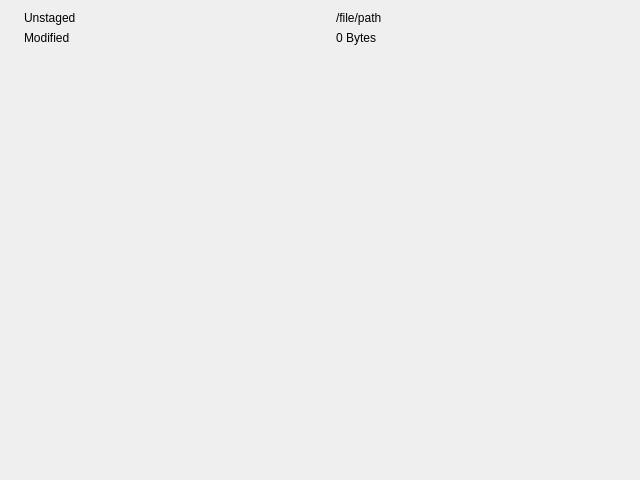
<?xml version="1.0" encoding="UTF-8"?>
<ui version="4.0">
 <class>FileStatusWidget</class>
 <widget class="QWidget" name="FileStatusWidget">
  <property name="geometry">
   <rect>
    <x>0</x>
    <y>0</y>
    <width>640</width>
    <height>480</height>
   </rect>
  </property>
  <property name="windowTitle">
   <string>Form</string>
  </property>
  <layout class="QGridLayout" name="gridLayout">
   <item row="0" column="0">
    <widget class="QLabel" name="stageIconLabel">
     <property name="text">
      <string/>
     </property>
    </widget>
   </item>
   <item row="0" column="1">
    <widget class="QLabel" name="stageLabel">
     <property name="sizePolicy">
      <sizepolicy hsizetype="Expanding" vsizetype="Preferred">
       <horstretch>0</horstretch>
       <verstretch>0</verstretch>
      </sizepolicy>
     </property>
     <property name="text">
      <string>Unstaged</string>
     </property>
    </widget>
   </item>
   <item row="0" column="2" rowspan="2">
    <widget class="QLabel" name="mimeTypeIconLabel">
     <property name="text">
      <string/>
     </property>
    </widget>
   </item>
   <item row="0" column="3">
    <widget class="QLabel" name="filePathLabel">
     <property name="sizePolicy">
      <sizepolicy hsizetype="Expanding" vsizetype="Preferred">
       <horstretch>0</horstretch>
       <verstretch>0</verstretch>
      </sizepolicy>
     </property>
     <property name="text">
      <string>/file/path</string>
     </property>
    </widget>
   </item>
   <item row="1" column="0">
    <widget class="QLabel" name="statusIconLabel">
     <property name="text">
      <string/>
     </property>
    </widget>
   </item>
   <item row="1" column="1">
    <widget class="QLabel" name="statusLabel">
     <property name="sizePolicy">
      <sizepolicy hsizetype="Expanding" vsizetype="Preferred">
       <horstretch>0</horstretch>
       <verstretch>0</verstretch>
      </sizepolicy>
     </property>
     <property name="text">
      <string>Modified</string>
     </property>
    </widget>
   </item>
   <item row="1" column="3">
    <widget class="QLabel" name="fileInfoLabel">
     <property name="sizePolicy">
      <sizepolicy hsizetype="Expanding" vsizetype="Preferred">
       <horstretch>0</horstretch>
       <verstretch>0</verstretch>
      </sizepolicy>
     </property>
     <property name="text">
      <string>0 Bytes</string>
     </property>
    </widget>
   </item>
   <item row="2" column="0" colspan="4">
    <widget class="DiffWidget" name="diffWidget" native="true">
     <property name="sizePolicy">
      <sizepolicy hsizetype="Expanding" vsizetype="Expanding">
       <horstretch>0</horstretch>
       <verstretch>0</verstretch>
      </sizepolicy>
     </property>
    </widget>
   </item>
  </layout>
 </widget>
 <customwidgets>
  <customwidget>
   <class>DiffWidget</class>
   <extends>QWidget</extends>
   <header>DiffWidget.h</header>
   <container>1</container>
  </customwidget>
 </customwidgets>
 <resources/>
 <connections/>
</ui>
